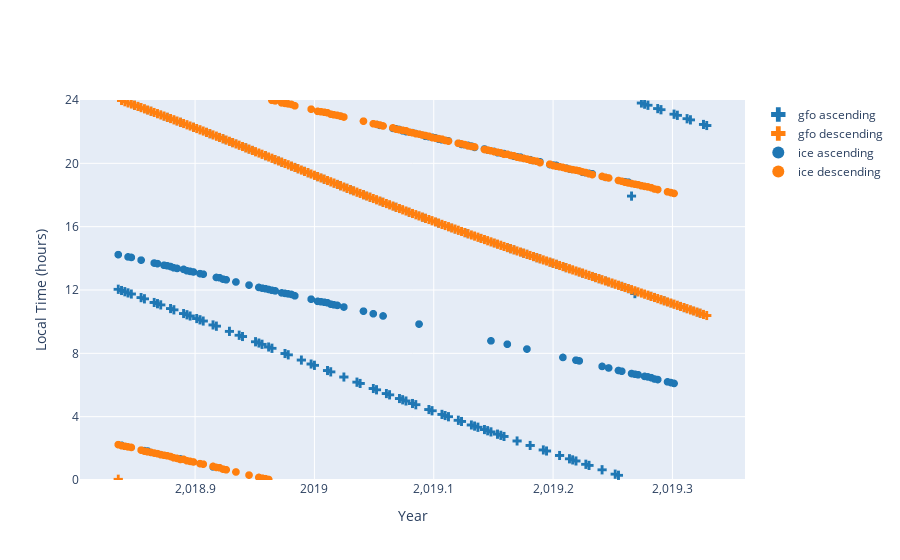

Source (notebook cell):
### Code cell
# days = np.arange(0,30)
# dates = pd.date_range(start='11/1/2018', end='12/30/2018')
dates = pd.date_range(start='11/1/2018', end='4/30/2019')


import os
import numpy as np
import matplotlib.pyplot as plt


fig = make_subplots(rows=1, cols=1)

for SAT in ['gfo', 'ice']:
    
    if SAT== 'gfo':
        df = gfo_df
        sat_symbol = 'cross'
        
    if SAT== 'ice':
        df = ice_df
        sat_symbol = 'circle'
        
    

    fns = dates

    # Allocate variables
    ascdescLT = np.zeros((2, len(fns)))
    year = np.zeros(len(fns))
    doy = np.zeros(len(fns))
    avgheight = np.zeros(len(fns))


    # Loop through daily data files
    for ifn, idate in enumerate(dates):

        nday = idate+pd.Timedelta(1,unit='D')
        # Load data for current day
        d = df.query(f"Date >= '{idate.year}-{idate.month:02d}-{idate.day:02d}' and Date < '{nday.year}-{nday.month:02d}-{nday.day:02d}'")

        if d.empty:
            pass
        else:

            d_dict = {}
            d_dict['lat'] = d['lat'].values
            d_dict['lst'] = d['lst'].values
            d_dict['alt'] = d['alt'].values
            #
            d_dict['year'] = pd.to_datetime(d['Date'].values).year.values
            d_dict['doy']  = pd.to_datetime(d['Date'].values).day_of_year.values

            # Find ascending equatorial crossings
            i = np.where(np.diff(d_dict['lat']) > 0)[0]
            j = np.where(np.abs(d_dict['lat'][i]) < 20)[0]
            meanLT1 = np.mean(d_dict['lst'][i[j]])
            stdLT1 = np.std(d_dict['lst'][i[j]])

            # Find descending equatorial crossings
            i = np.where(np.diff(d_dict['lat']) < 0)[0]
            j = np.where(np.abs(d_dict['lat'][i]) < 20)[0]
            meanLT2 = np.mean(d_dict['lst'][i[j]])
            stdLT2 = np.std(d_dict['lst'][i[j]])

            # Find lowest of the two LT standard deviations, ensuring that the
            #  orbit portion away from 0/24LT crossover is chosen
            b = np.argmin([stdLT1, stdLT2])
            ascdescLT[b, ifn] = meanLT1 if b == 0 else meanLT2
            c = 1 if b == 0 else 0                   # index of the highest of the two standard deviations
            ascdescLT[c, ifn] = (meanLT1 + 12) % 24  # offset the more reliable LT by 12 hours

            #   % Find lowest of the two LT standard deviations, ensuring that the orbit portion away from 0/24LT crossover is chosen
            # 	[a,b] = min(stdLT);
            # 	ascdescLT(b,ifn) = meanLT(b);
            # 	c = setxor(b,[1,2]); % index of the highest of the two standard deviations
            # 	ascdescLT(c,ifn) = mod(meanLT(b)+12,24); % offset the more reliable LT by 12 hours

            # Find average height
            i = np.where((d_dict['alt'] < 1e6) & (d_dict['alt'] > 1e5))[0]  # between 100-1000 km
            avgheight[ifn] = 1e-3 * np.mean(d_dict['alt'][i])  # km

            # Store current time
            year[ifn] = d_dict['year'][0]
            doy[ifn] = d_dict['doy'][0]



    ascdescLT[0][ascdescLT[0] == 0.] = np.nan # or use np.nan
    ascdescLT[1][ascdescLT[1] == 0.] = np.nan # or use np.nan
    year[year == 0.] = np.nan # or use np.nan
    doy[doy == 0.] = np.nan # or use np.nan




    fig.add_trace(go.Scattergl(x=year + doy / (365 + (year % 4 == 0)),
                     y=ascdescLT[0],
                     name=SAT+' ascending',
                     mode='markers',
                     opacity=1,
                     marker=dict(size=8,color="#1f77b4",symbol=sat_symbol),
                     showlegend=True),
        secondary_y=False,row=1, col=1)

    fig.add_trace(go.Scattergl(x=year + doy / (365 + (year % 4 == 0)),
                     y=ascdescLT[1],
                     name=SAT+' descending',
                     mode='markers',
                     opacity=1,
                     marker=dict(size=8, color="#ff7f0e",symbol=sat_symbol),
                     showlegend=True),
        secondary_y=False,row=1, col=1)


fig.update_xaxes(title="Year", row=1, col=1)
fig.update_yaxes(title="Local Time (hours)",range=[0,24], row=1, col=1,
        tick0 = 0,
        dtick = 4,
                )

fig.update_layout(autosize=True,legend= {'itemsizing': 'constant'})
fig.show(config=config)



# plt.figure()
# plt.plot(year + doy / (365 + (year % 4 == 0)), ascdescLT[0], '.')
# plt.plot(year + doy / (365 + (year % 4 == 0)), ascdescLT[1], '.')
# # plt.plot(days                                  , ascdescLT, '.')
# # plt.hold(True)
# plt.axis('tight')
# for i in np.arange((2018 + 80 / 365.25 + 0.5), 2023, 0.5):
#     plt.plot([i, i], [0, 24], color=0.7 * np.ones(3))
# plt.plot(plt.xlim(), [6, 6], color=0.7 * np.ones(3))
# plt.plot(plt.xlim(), [18, 18], color=0.7 * np.ones(3))
# co = plt.cm.get_cmap('tab10')
# h = []
# h.append(plt.Polygon(np.array([[np.nan, np.nan], [np.nan, np.nan]]), facecolor=co(0)))
# h.append(plt.Polygon(np.array([[np.nan, np.nan], [np.nan, np.nan]]), facecolor=co(1)))
# plt.legend(h, ['Ascending', 'Descending'])
# # plt.gca().set_layer('top')
# plt.ylim([0, 24])
# plt.yticks(np.arange(0, 25, 6))
# plt.ylabel('Local Time (hours)')
# plt.xlabel('Year')

### Figure 1 — Plotly figure (JSON) as saved in the notebook; plotly's stock layout.template omitted (floating-point values rounded to 4 significant figures; data arrays with more than 128 entries replaced by an {"elided": "..."} marker saying what was removed)
{"data": [{"marker": {"color": "#1f77b4", "size": 8, "symbol": "cross"}, "mode": "markers", "name": "gfo ascending", "opacity": 1, "showlegend": true, "type": "scattergl", "x": {"elided": "181 float values"}, "xaxis": "x", "y": {"elided": "181 float values"}, "yaxis": "y"}, {"marker": {"color": "#ff7f0e", "size": 8, "symbol": "cross"}, "mode": "markers", "name": "gfo descending", "opacity": 1, "showlegend": true, "type": "scattergl", "x": {"elided": "181 float values"}, "xaxis": "x", "y": {"elided": "181 float values"}, "yaxis": "y"}, {"marker": {"color": "#1f77b4", "size": 8, "symbol": "circle"}, "mode": "markers", "name": "ice ascending", "opacity": 1, "showlegend": true, "type": "scattergl", "x": {"elided": "181 float values"}, "xaxis": "x", "y": {"elided": "181 float values"}, "yaxis": "y"}, {"marker": {"color": "#ff7f0e", "size": 8, "symbol": "circle"}, "mode": "markers", "name": "ice descending", "opacity": 1, "showlegend": true, "type": "scattergl", "x": {"elided": "181 float values"}, "xaxis": "x", "y": {"elided": "181 float values"}, "yaxis": "y"}], "layout": {"autosize": true, "legend": {"itemsizing": "constant"}, "xaxis": {"anchor": "y", "domain": [0, 1], "title": {"text": "Year"}}, "yaxis": {"anchor": "x", "domain": [0, 1], "dtick": 4, "range": [0, 24], "tick0": 0, "title": {"text": "Local Time (hours)"}}}}
